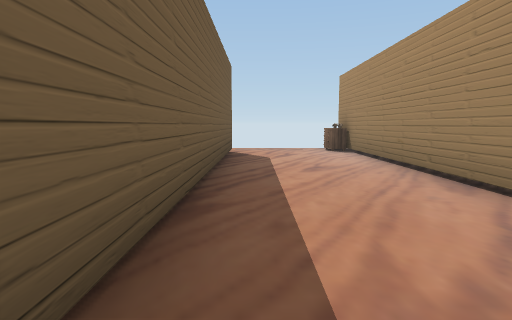
View 1 (above)

20 first-person views from a walk through a 3-D level made in the Unity game engine. The camera is 1.4 m above the floor, tilts 6° down and sees 75° across. Doors are open. The floor is counted in squares, 2 m on a side. Each view is taken from the middle of a square. On the plan, view 1 faces up. The plan holds only what a view shows up to about 10 squares ahead; the rest is blank. Some animated figures are not drawn. Some surface patterns are stand-ins.

View 2
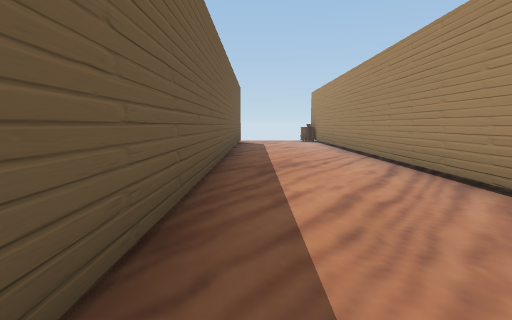

View 3
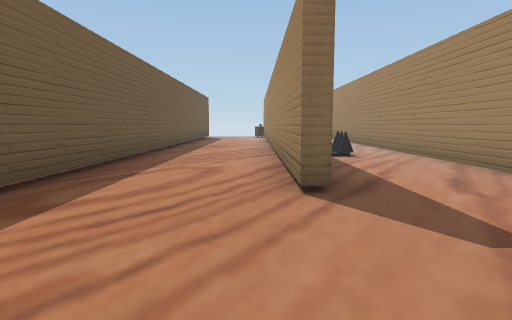

View 4
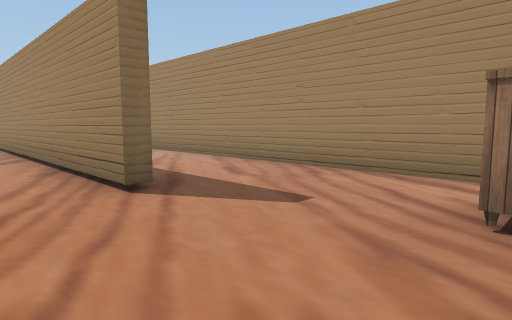

View 5
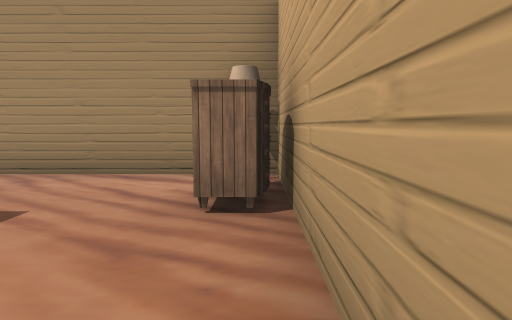

View 6
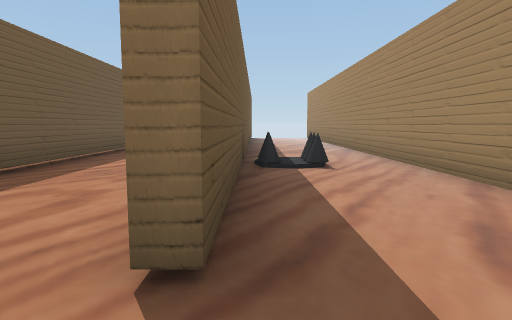

View 7
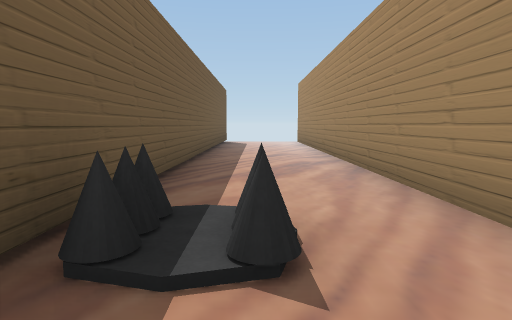

View 8
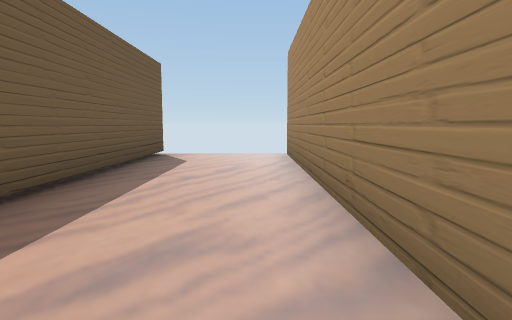

View 9
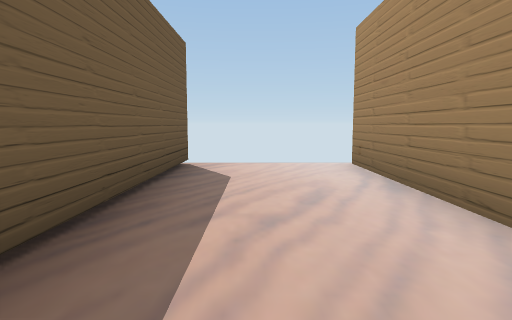

View 10
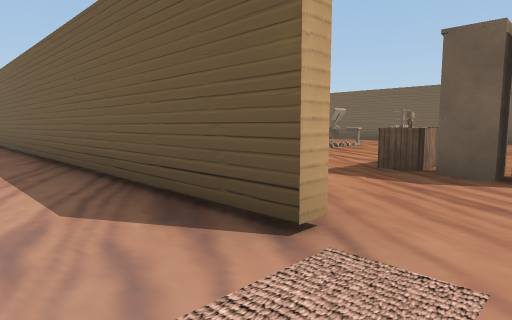

View 11
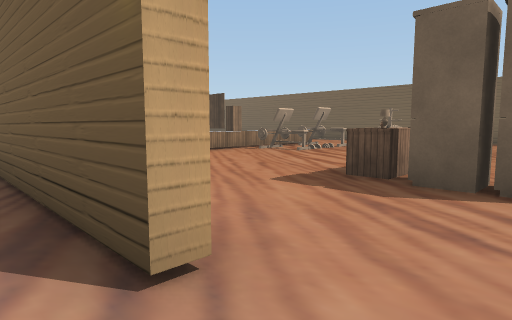

View 12
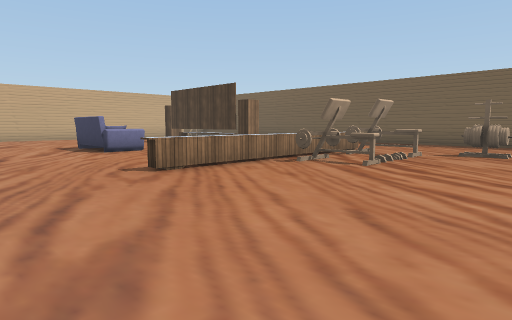

View 13
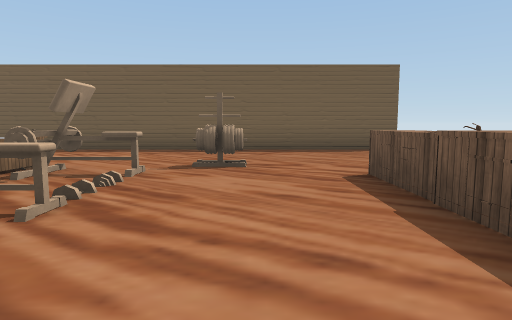

View 14
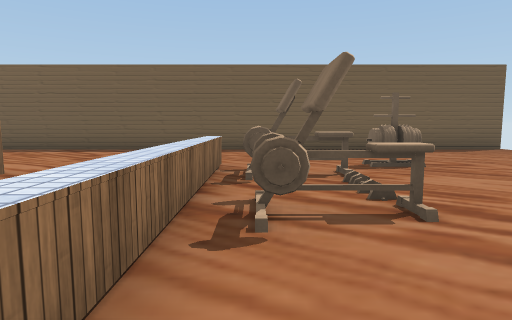

View 15
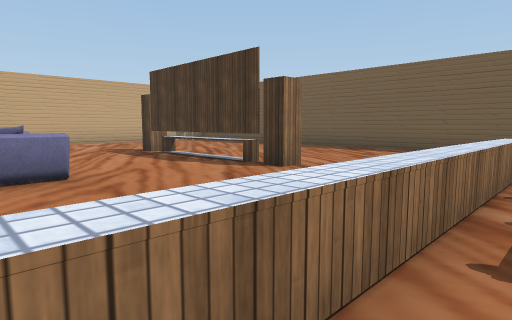

View 16
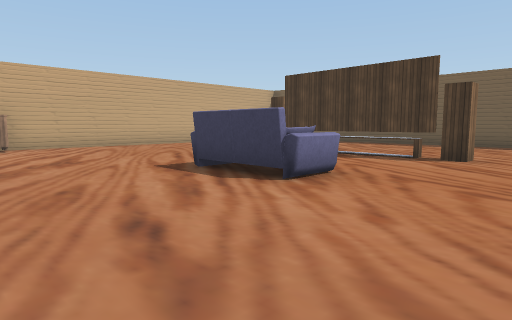

View 17
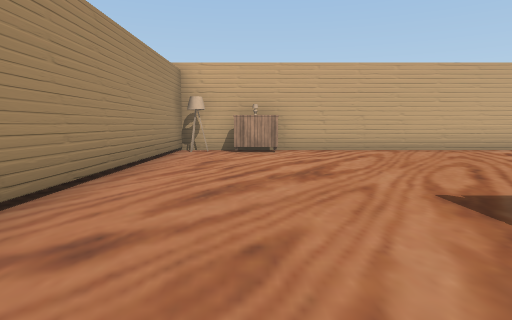

View 18
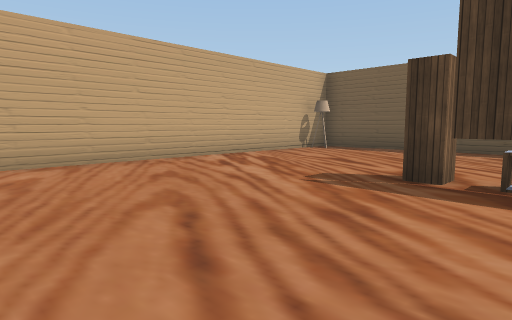

View 19
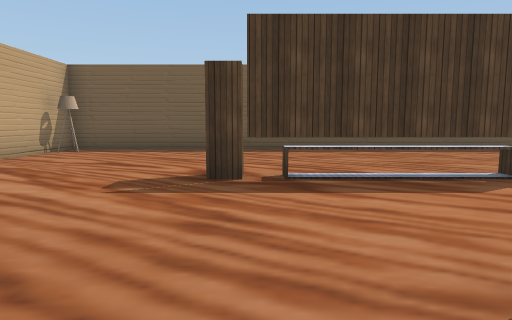

View 20
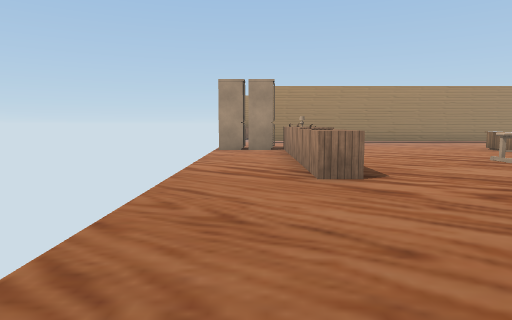

### Floor plan
Key: @ floor where view 1 was taken; # wall or solid block; x gap in a wall; . floor; D open door; ^ raised ledge; R dresser; L lamp; F fridge; T table; S sofa; H thing the floor can be seen under or through; O other object.
Columns run from 15 left of view 1 to 6 right of it. Each row starts with its distance up from view 1.
 10 x..........F..D..O...x
  9 #.........FF..D..O...#
  8 #.....TTTTO...#..##..#
  7 #.............#...#..#
  6 #...O.........#...#..#
  5 #...O.........#...#..#
  4 #....O.O......#...#..#
  3 #....OOOO.....#...#..#
  2 #....^^^^^^.. #...#..#
  1 #..      .....#...#..#
  0 #.............#@..#..#
 -1 #.....H.......#...#..#
 -2 #.....H..SS...#...#O.#
 -3 #.....H.. S...#...#..#
 -4 #.....H..S....#...#..#
 -5 #.....H.......#...#..#
 -6 #.............#...#..#
 -7 #.............#......#
 -8 #.............#......#
 -9 #.............# .....#
-10 #L..........R.L ...RL#
-11   ############  ###

Where each view was taken, in squares from view 1:
view 1: 0 up, 0 right, facing up
view 2: 5 down, 0 right, facing up
view 3: 10 down, 2 right, facing up
view 4: 10 down, 1 right, facing up-right
view 5: 10 down, 1 right, facing right
view 6: 8 down, 3 right, facing up
view 7: 4 down, 4 right, facing up
view 8: 2 up, 5 right, facing up
view 9: 4 up, 4 right, facing up
view 10: 10 up, 1 right, facing down-left
view 11: 10 up, 0 right, facing down-left
view 12: 7 up, 2 left, facing down-left
view 13: 6 up, 5 left, facing left
view 14: 3 up, 5 left, facing left
view 15: 3 up, 5 left, facing down-left
view 16: 1 up, 2 left, facing down-left
view 17: 1 down, 3 left, facing down
view 18: 4 down, 5 left, facing down-left
view 19: 5 down, 5 left, facing left
view 20: 9 up, 14 left, facing right
